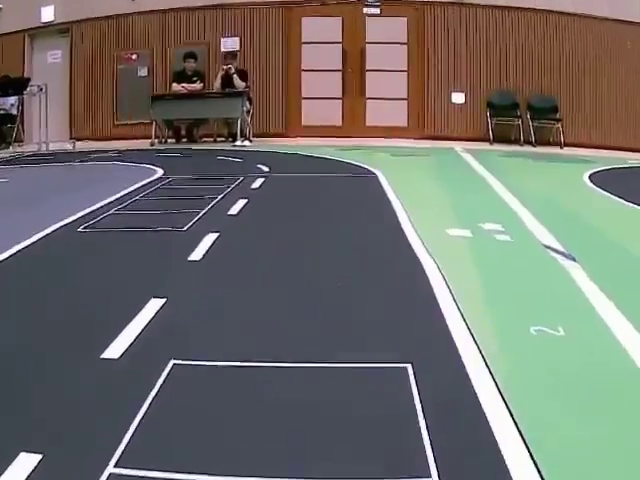
#> input picture frame 56 of toy-project.mp4, 640 x 480 px
$ python main.py
#> lines starting #> are read from the running program, lines starting #| are printed output that depends on the picture; after the words box and inside, x2 and y2 are one past the last pixel; in counts of white or black regions, pixels touching at a corner belong together
#> further down, frame is the input picture: shape (480, 640, 3); mean B, G, R 105.8, 111, 111.3
### preprocessor.py
import cv2
import numpy as np

def img2rgb(img):
    return cv2.cvtColor(img, cv2.COLOR_BGR2RGB)

def getSize(frame):
    h, w = frame.shape[:2]
#> h = 480; w = 640
    return w, h

def bev(frame, roi_points: list):
    w, h = getSize(frame)
#> w = 640; h = 480
    roi_points_np = np.float32([roi_points])
    dst_pts = np.float32([[0, h], [w, h], [w, 0], [0, 0]])
#> dst_pts = [[0, 480], [640, 480], [640, 0], [0, 0]]
    matrix = cv2.getPerspectiveTransform(roi_points_np, dst_pts)
#> matrix = [[15.36, 8.53, -4096], [4.75e-15, 36.8, -11040], [4.63e-18, 0.0267, 1]]
    return cv2.warpPerspective(frame, matrix, (w, h))
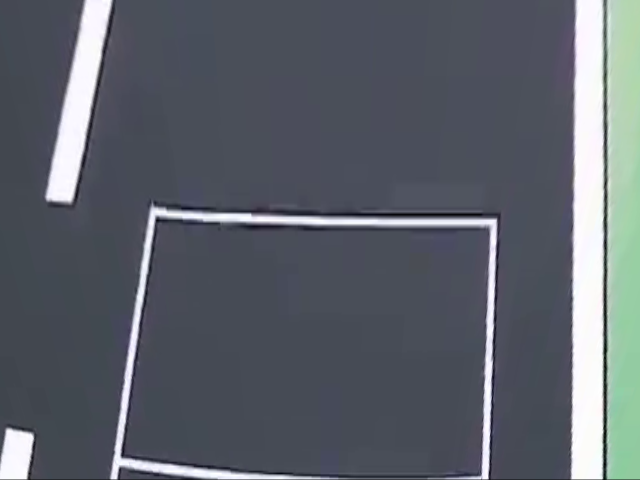
#> returned value: shape (480, 640, 3); mean of channels 0, 1, 2 106.5, 98.2, 92.7; drawn as B, G, R

def gray(frame):
    h, w = frame.shape[:2]
#> h = 480; w = 640
    return cv2.cvtColor(frame, cv2.COLOR_BGR2GRAY)
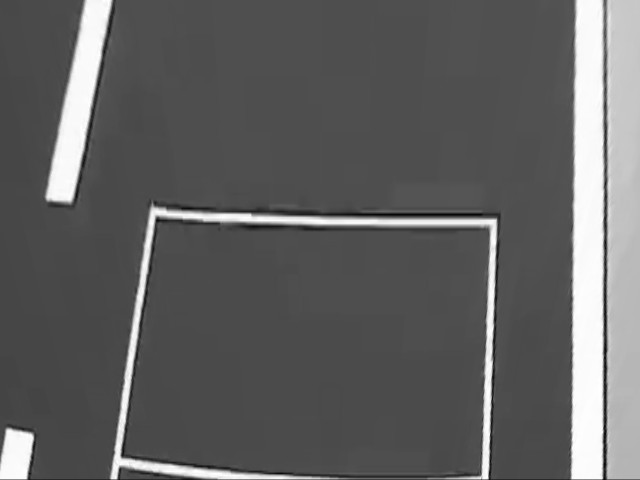
#> returned value: shape (480, 640); min 4, max 255, mean 97.5

def mask(frame, threshold: int):
#> called with threshold = 25
    min_white = 255 - threshold
    return cv2.inRange(frame, min_white, 255)
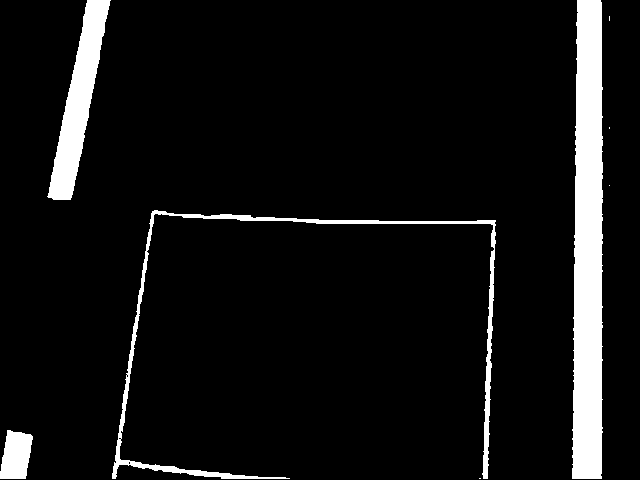
#> returned value: shape (480, 640); 7.6% white; 8 white regions (4 under 20 px), largest, box (x1, y1, x2, y2) and area: (572, 0, 603, 479) 13142, (47, 0, 111, 200) 4826, (112, 210, 496, 479) 4160, (0, 430, 33, 479) 1240

### plotter.py
import cv2
import matplotlib
matplotlib.use("QtAgg")
import matplotlib.pyplot as plt

# [16 lines left out: function plotROI, not called in this run]

def drawROI(frame, roi_points):
    cv2.line(frame, roi_points[0], roi_points[1], (0, 0, 255), 3)
    cv2.line(frame, roi_points[1], roi_points[2], (0, 0, 255), 3)
    cv2.line(frame, roi_points[2], roi_points[3], (0, 0, 255), 3)
    cv2.line(frame, roi_points[3], roi_points[0], (0, 0, 255), 3)
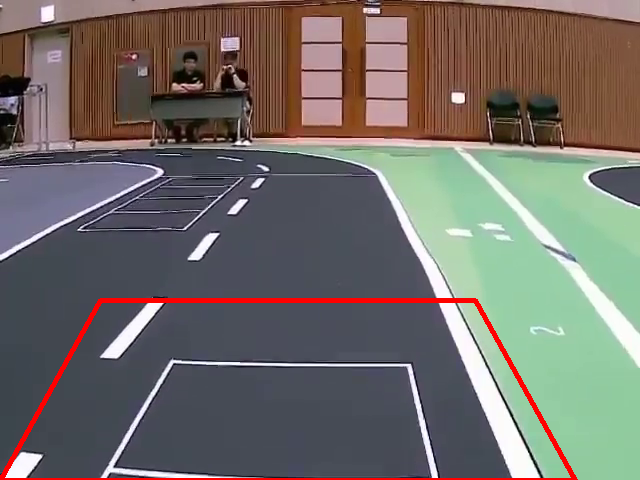
#> frame: shape (480, 640, 3); mean B, G, R 103.8, 109, 113.7

    return frame

### main.py
import cv2
import numpy as np
import preprocessor
from plotter import plotROI, drawROI

ROI_POINTS = [
        [0, 480], # 좌측 아래
        [575, 480], # 우측 아래
        [475, 300], # 우측 위
        [100, 300] # 좌측 위
]
THRESHOLD = 25

# straight = preprocessor.img2rgb(cv2.imread('straight.png'))
# plotROI(ROI_POINTS, straight)

cap = cv2.VideoCapture('toy-project.mp4')
fps = cap.get(cv2.CAP_PROP_FPS)

while cap.isOpened():
    ret, frame = cap.read()
    if not ret:
        break

    bev_frame = preprocessor.bev(frame, ROI_POINTS)
    gray = preprocessor.gray(bev_frame)
    mask_frame = preprocessor.mask(gray, THRESHOLD)

    cv2.imshow('Original', drawROI(frame, ROI_POINTS))
    cv2.imshow('BEV', bev_frame)
    cv2.imshow('Masking', mask_frame)

    if cv2.waitKey(round(1000 / fps)) & 0xFF == ord('q'):
#> (key q is pressed here)
        break

cap.release()
cv2.destroyAllWindows()

$ run again, starting later in the video
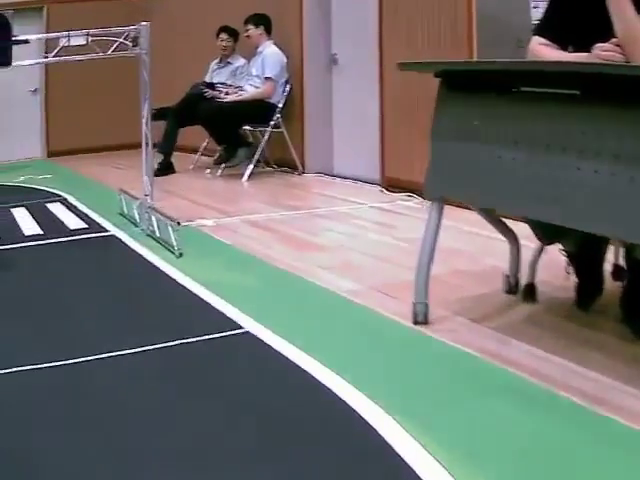
#> input picture frame 253 of toy-project.mp4, 640 x 480 px
#> frame is the input picture: shape (480, 640, 3); mean B, G, R 107.8, 111.3, 110.8
#> in bev, `w, h = getSize(frame)`: w = 640; h = 480
#> dst_pts = [[0, 480], [640, 480], [640, 0], [0, 0]]
#> matrix = [[15.36, 8.53, -4096], [4.75e-15, 36.8, -11040], [4.63e-18, 0.0267, 1]]
#> in mask, `return cv2.inRange(frame, min_white, 255)`:
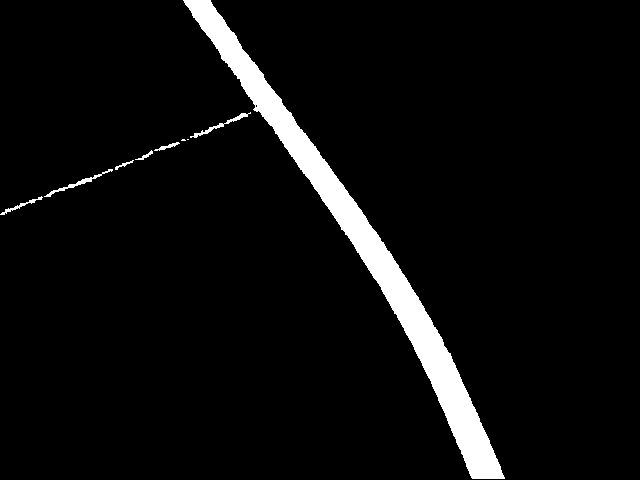
#> returned value: shape (480, 640); 5.1% white; 9 white regions (2 under 20 px), largest, box (x1, y1, x2, y2) and area: (183, 0, 505, 479) 14924, (44, 169, 113, 197) 216, (190, 112, 251, 138) 204
#> in drawROI, `cv2.line(frame, roi_points[3], roi_points[0], (0, 0, 255), 3)`:
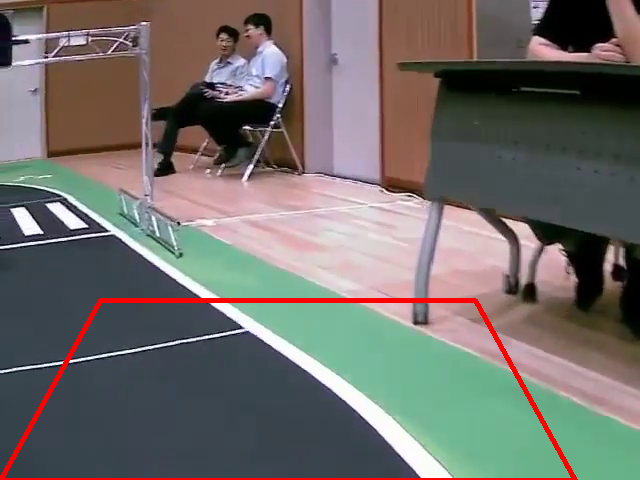
#> frame: shape (480, 640, 3); mean B, G, R 105.8, 109.2, 113.2

$ run again, starting later in the video
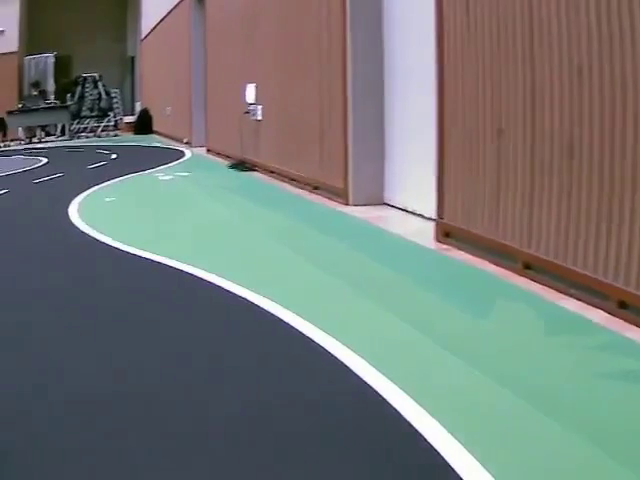
#> input picture frame 450 of toy-project.mp4, 640 x 480 px
#> frame is the input picture: shape (480, 640, 3); mean B, G, R 117.1, 120.5, 115.1
#> in bev, `w, h = getSize(frame)`: w = 640; h = 480
#> dst_pts = [[0, 480], [640, 480], [640, 0], [0, 0]]
#> matrix = [[15.36, 8.53, -4096], [4.75e-15, 36.8, -11040], [4.63e-18, 0.0267, 1]]
#> in mask, `return cv2.inRange(frame, min_white, 255)`:
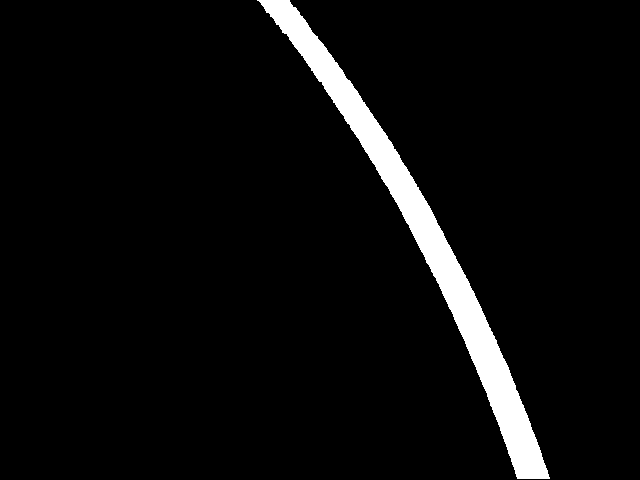
#> returned value: shape (480, 640); 4.9% white; 1 white region, box (x1, y1, x2, y2) and area: (257, 0, 550, 479) 15134
#> in drawROI, `cv2.line(frame, roi_points[3], roi_points[0], (0, 0, 255), 3)`:
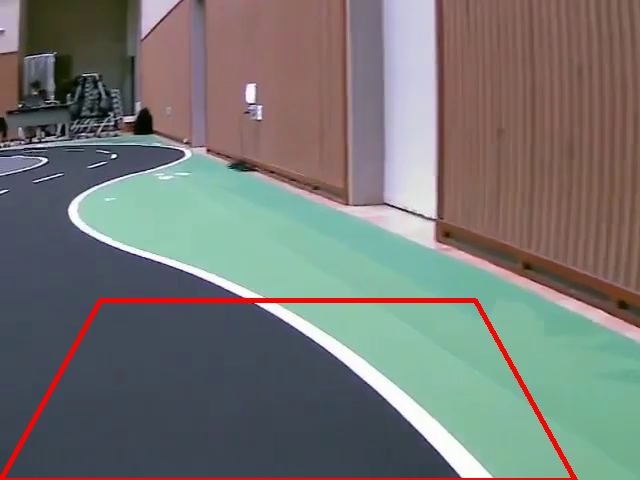
#> frame: shape (480, 640, 3); mean B, G, R 115.1, 118.4, 117.7
